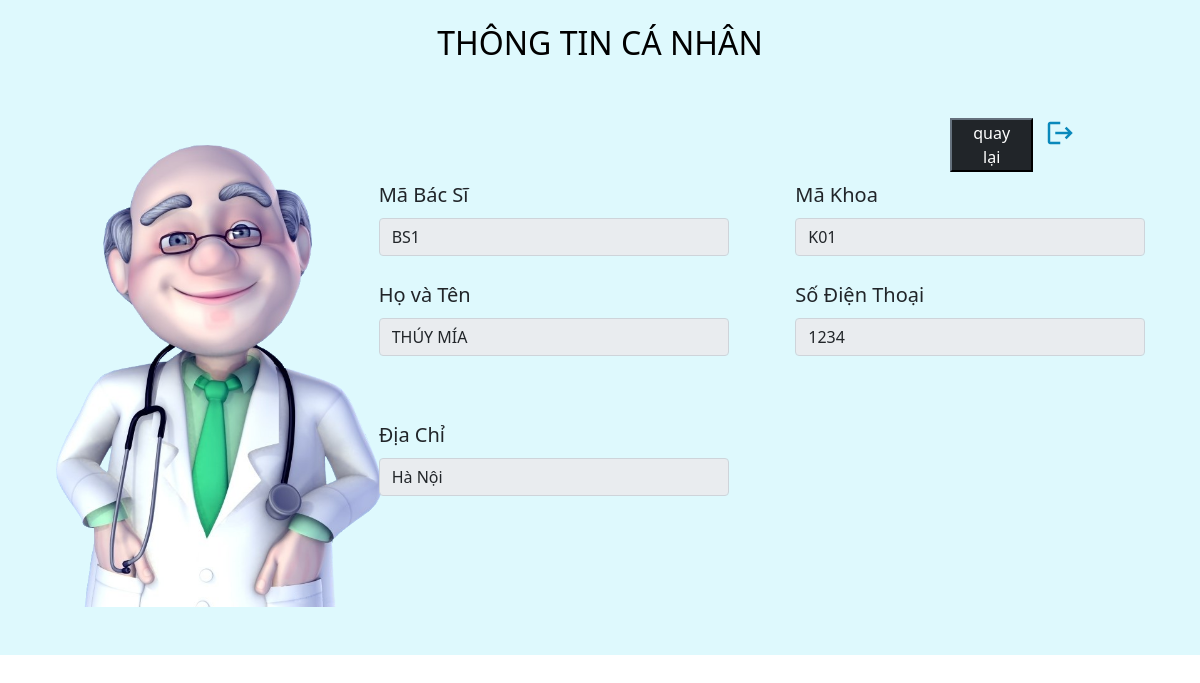
The app's page /UI/bs/ttbs.php?id=BS1 (signed in) with its own data.
### tables this page shows
CREATE TABLE `bacsi` (
  `mabs` varchar(100) NOT NULL,
  `tenbs` varchar(100) DEFAULT NULL,
  `makhoa` varchar(100) DEFAULT NULL,
  `sdt` decimal(10,0) DEFAULT NULL,
  `matkhau` varchar(100) DEFAULT NULL,
  `diachi` varchar(100) DEFAULT NULL
);

### UI/bs/ttbs.php (the view, shortened to what this page needs)
<?php
$mabs = $_GET['id'];
include '../../BusinessLogic/bs/dbConfig.php';
$query = "SELECT * FROM bacsi WHERE  mabs ='$mabs'";
$result = mysqli_query($db, $query);
$rs = mysqli_fetch_array($result);
$makhoa = $rs['makhoa'];
$tenbs = $rs['tenbs'] ;
$sdt = $rs['sdt'];
$diachi=$rs['diachi'];
?>
<!DOCTYPE html>
<html lang="en">
<head>
    <link href="https://cdn.jsdelivr.net/npm/bootstrap@5.1.3/dist/css/bootstrap.min.css" rel="stylesheet"
>
    <link rel="stylesheet" href="https://cdn.jsdelivr.net/npm/bootstrap-icons@1.8.1/font/bootstrap-icons.css">
    <link rel="stylesheet" href="../assets/css/bs.css">
</head>
<body>
    <link rel="stylesheet" href="../assets/css/ytalogin.css">
<div class="container-fluid ">
    <div class="row loginbs">
        <div class="col-md-12 pt-4 pb-5 text-black text-center">
            <h2>THÔNG TIN CÁ NHÂN  </h2>
        </div>
    </div>
</div>
<div class="container-fluid loginbs ">
    <div class="row ">
        <div class="col-md-2 pb-5">
            <img src="../assets/img/0006.png" alt=""  style="width:  400px">
        </div>
        <div class="col-md-10">
            <div class="row">
                <div class=" text-end  ">
                    <div class="row">
                        <span class="col-md-9"></span>
                        <button class="col-md-1  text-center btn-dark"> <a href="./index.php" class="text-decoration-none text-white"> quay lại</a></button>
                        <a href="../../BusinessLogic/bs/logout.php" class="text-decoration-none text-start col-md-1">
                        <span class="material-icons  col-md-1 ">
                   </span></a>
                </div>
                </div>
            </div>
            <div class="row mt-2">
                <div class="col-md-2"></div>
                <div class="col-md-5">
                    <form class=" pe-5">
                        <div class="mb-3">
                          <label for="exampleInputEmail1" class="form-label"  style="font-size: 20px;">Mã Bác Sĩ</label>
                          <input readonly type="text" class="form-control "  style="width: 350px" value="<?php echo $mabs ?>">
                        </div>
                    </form>
                  </div>
                  <div class="col-md-5  ">
                    <form class=" pe-5">
                        <div class="mb-3">
                          <label for="exampleInputEmail1" class="form-label"  style="font-size: 20px;">Mã Khoa</label>
                          <input readonly type="text" class="form-control "  style="width: 350px" value="<?php echo $makhoa ?>">
                        </div>
                  </div>
            </div>
            <div class="row mt-2 mb-5">
                <div class="col-md-2"></div>
                <div class="col-md-5 ">
                    <form class=" pe-5">
                        <div class="mb-3">
                          <label for="exampleInputEmail1" class="form-label"  style="font-size: 20px;">Họ và Tên</label>
                          <input readonly type="text" class="form-control "  style="width: 350px" value="<?php echo $tenbs ?>">
                        </div>
                    </div>
                  <div class="col-md-5 ">
                    <form class=" pe-5">
                        <div class="mb-3">
                          <label for="exampleInputEmail1" class="form-label"  style="font-size: 20px;">Số Điện Thoại</label>
                          <input readonly type="text" class="form-control "  style="width: 350px" value="<?php echo $sdt ?>">
                        </div>
              </div>
            </div>
            <div class="row mt-2 mb-5">
                <div class="col-md-2"></div>
                <div class="col-md-5 ">
                    <form class=" pe-5">
                        <div class="mb-3">
                          <label for="exampleInputEmail1" class="form-label" style="font-size: 20px;">Địa Chỉ</label>
                          <input readonly type="text" class="form-control "  style="width: 350px" value="<?php echo $diachi ?>">
                        </div>
                  </div>
                  <div class="col-md-5"></div>
            </div>
         </div>
    </div>
</div>
</body>
</html>

### UI/assets/css/bs.css (style rules this page uses)
.material-icons { font-size: 30px ; color: rgb(9, 137, 187); ; cursor: pointer; }
.loginbs { background-color: rgba(192, 243, 252, 0.521); height: 100%; }

### records on screen
bacsi: makhoa "K01", tenbs "THÚY MÍA", sdt "1234", diachi "Hà Nội"
